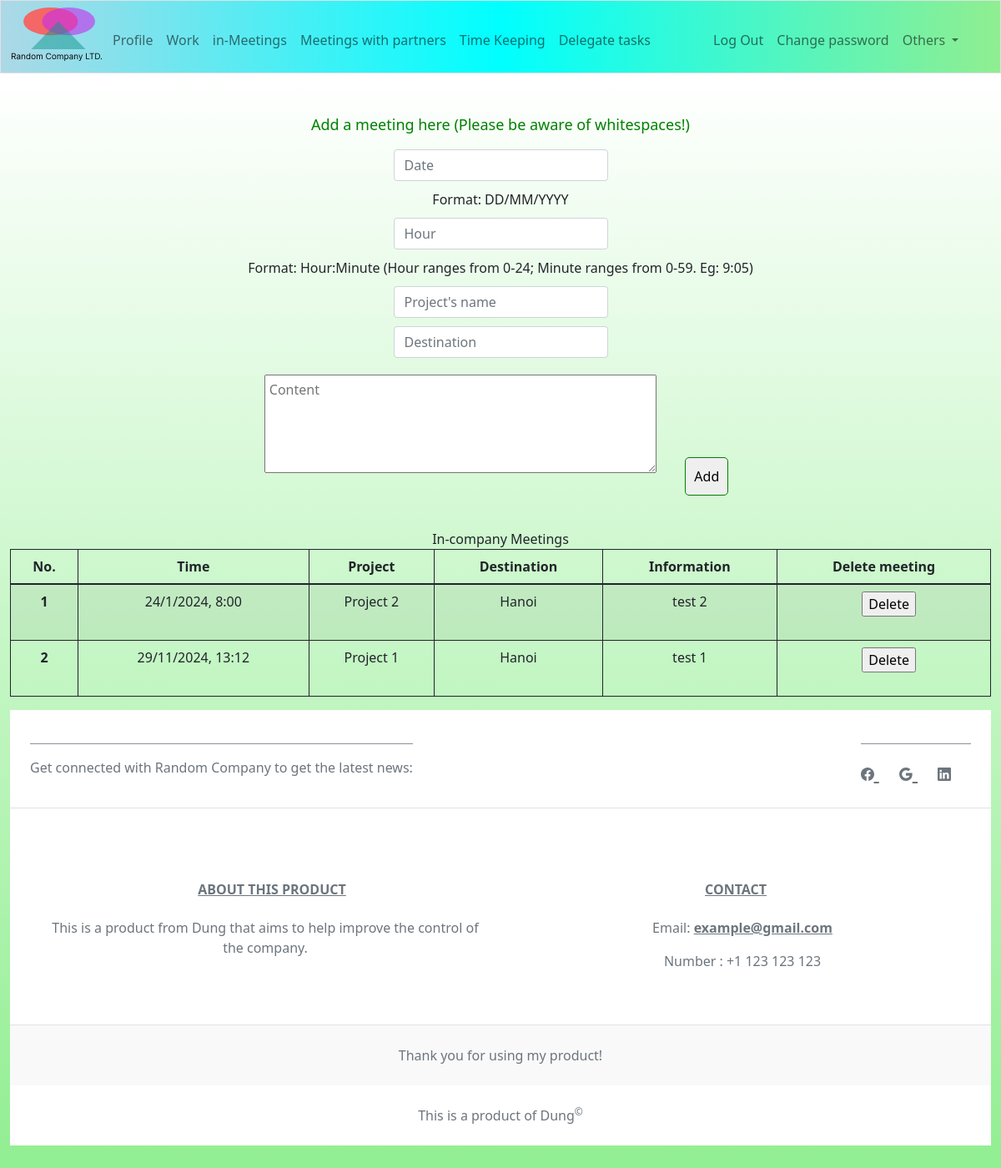
/in_meeting (signed in), run on an earlier commit of the app's database.
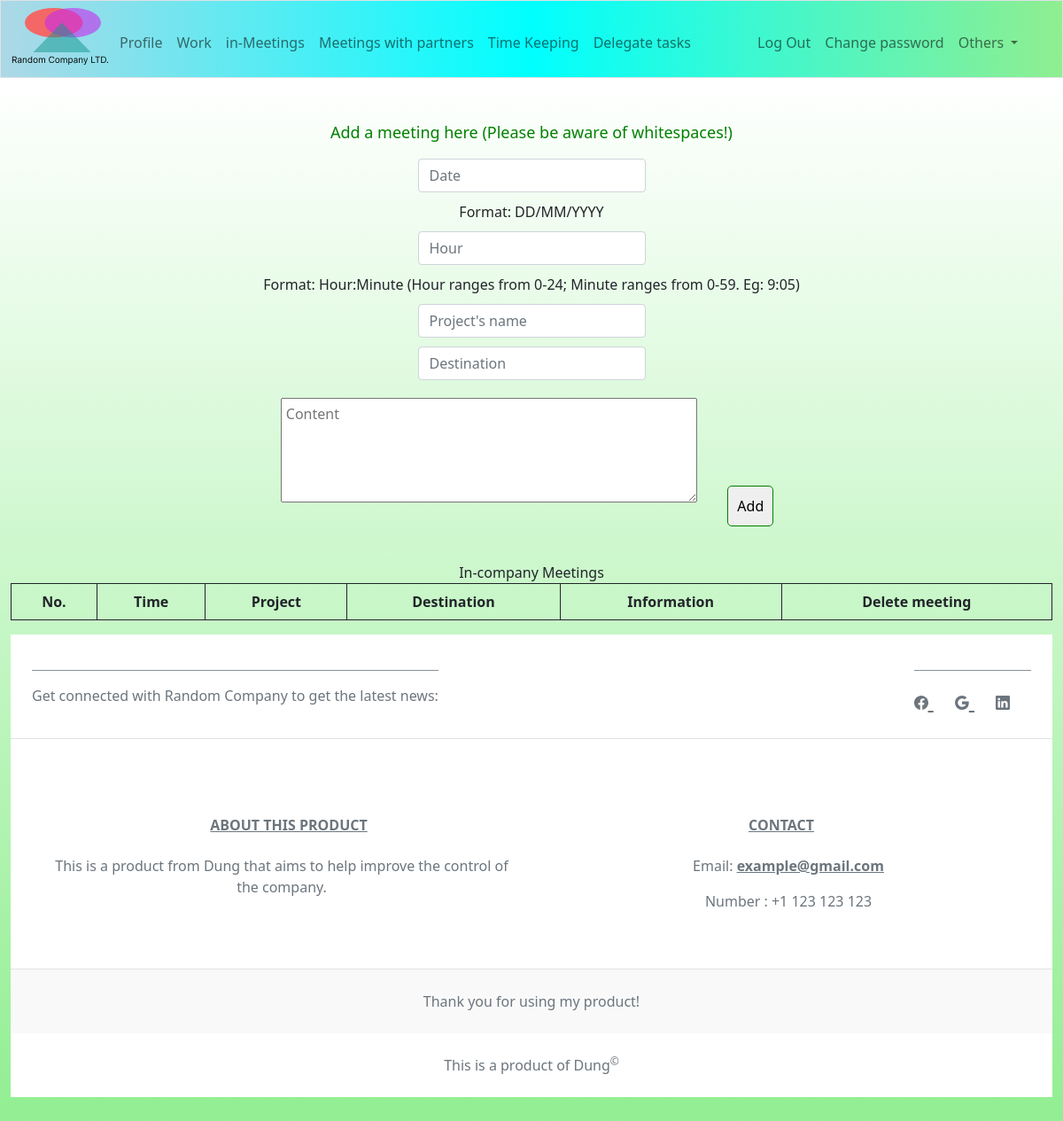
And on a later commit of the database.
### tables this page shows
CREATE TABLE in_meetings (
    id INTEGER,
    worker_id INTEGER,
    project_id INTEGER,
    info TEXT NOT NULL,
    time TEXT NOT NULL,
    destination TEXT NOT NULL,
    PRIMARY KEY(id),
    FOREIGN KEY(worker_id) REFERENCES workers(id),
    FOREIGN KEY(project_id) REFERENCES projects(id)
);

CREATE TABLE projects (
    id INTEGER,
    name TEXT NOT NULL UNIQUE,
    partner_id INTEGER,
    PRIMARY KEY(id),
    FOREIGN KEY(partner_id) REFERENCES partners(id)
);

### app.py (the view)
@app.route("/in_meeting", methods=["GET", "POST"])
@login_required
def in_meeting():
    if request.method == "POST":
        day = request.form.get("day")
        hour = request.form.get("hour")
        project = request.form.get("project").title()
        dest = request.form.get("dest").strip()
        info = request.form.get("info").strip()
        if len(projct := db.execute("SELECT id FROM projects WHERE name = ?", project)) == 0:
            return apology(f"No project named {project} is found")
        project_id = projct[0]["id"]
        time = day + ", " + hour
        try:
            if (datetime.strptime(time, "%d/%m/%Y, %H:%M") <= datetime.now()):
                return apology("You can't set meeting time in the past!")
        except ValueError:
            return apology("Please enter the correct time format!")
        db.execute("""INSERT INTO in_meetings(time, destination, project_id, info, worker_id)
                   VALUES(?, ?, ?, ?, ?)""", time, dest, project_id, info, session["user_id"])
        return redirect("/in_meeting")
    else:
        in_meetings = []
        in_meets = db.execute("SELECT * FROM in_meetings WHERE worker_id = ?", session["user_id"])
        for item in in_meets:
            if datetime.strptime(item["time"], "%d/%m/%Y, %H:%M") < datetime.now():
                continue
            project = db.execute("SELECT name FROM projects WHERE id = ?", item["project_id"])[0]["name"]
            in_meetings.append([item["id"],
                {"project": project,
                "info": item["info"],
                "time": item["time"],
                "dest": item["destination"]
                }])
        in_meetings = sorted(in_meetings, key=lambda data: datetime.strptime(data[1]["time"], "%d/%m/%Y, %H:%M"), reverse=False)
        return render_template("in_meeting.html", in_meetings=in_meetings)

### app.py (called while the page is built)
@app.after_request
def after_request(response):
    response.headers["Cache-Control"] = "no-cache, no-store, must-revalidate"
    response.headers["Expires"] = 0
    response.headers["Pragma"] = "no-cache"
    return response

### funcs.py (called while the page is built)
def login_required(func):
    @wraps(func)
    def decorated_function(*args, **kwargs):
        if session.get("user_id") is None:
            return redirect("/login")
        return func(*args, **kwargs)
    return decorated_function

### templates/in_meeting.html (shortened to what this page needs)
{% extends "layout.html" %}
{% block main %}
    <div class="meeting">
        <p>Add a meeting here (Please be aware of whitespaces!)</p>
        <form action="/in_meeting" method="post">
            <input type="text" id="day" name="day" placeholder="Date" class="form-control mx-auto w-auto" autocomplete="off" autofocus>
            <label for="day">Format: DD/MM/YYYY</label>
            <input type="text" id="hour" name="hour" placeholder="Hour" class="form-control mx-auto w-auto" autocomplete="off">
            <label for="hour">Format: Hour:Minute (Hour ranges from 0-24; Minute ranges from 0-59. Eg: 9:05)</label>
            <input type="text" id="project" name="project" placeholder="Project's name" class="form-control mx-auto w-auto" autocomplete="off">
            <input type="text" id="dest" name="dest" placeholder="Destination" class="form-control mx-auto w-auto" autocomplete="off">
            <textarea type="text" id="info-c" name="info" placeholder="Content" class="text-area" autocomplete="off"></textarea>
            <input type="submit" id="sub-btn" value="Add">
        </form>
    </div>
    <table class="table table-striped table-bordered table-hover border-dark" id="meet">
        <label for="in-meet">In-company Meetings</label>
        <thead class="thead-light">
            <th scope="col">No.</th>
            <th scope="col">Time</th>
            <th scope="col">Project</th>
            <th scope="col">Destination</th>
            <th scope="col">Information</th>
            <th scope="col">Delete meeting</th>
        </thead>
        <tbody>
            {% for meeting in in_meetings %}
                <tr>
                    <th scope="row">{{ loop.index }}</th>
                    <td>{{ meeting[1]["time"] }}</td>
                    <td>{{ meeting[1]["project"] }}</td>
                    <td>{{ meeting[1]["dest"] }}</td>
                    <td>{{ meeting[1]["info"] }}</td>
                    <td>
                        <form action="/delete_in_meet" method="post">
                            <input type="submit" value="Delete">
                        </form>
                    </td>
                </tr>
            {% endfor %}
        </tbody>
    </table>
{% endblock %}

What changed in the data, as far as the page shows it:
removed in_meetings: time "24/1/2024, 8:00", destination "Hanoi", info "test 2"
removed projects: name "Project 2"
removed in_meetings: time "29/11/2024, 13:12", destination "Hanoi", info "test 1"
no longer on this page (row unchanged): projects: name "Project 1"
Also different on the page:
list line gone: "1 Delete"
list line gone: "2 Delete"
